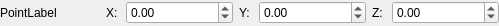
<?xml version="1.0" encoding="UTF-8"?>
<ui version="4.0">
 <class>CTiglPointWidget</class>
 <widget class="QWidget" name="CTiglPointWidget">
  <property name="geometry">
   <rect>
    <x>0</x>
    <y>0</y>
    <width>499</width>
    <height>26</height>
   </rect>
  </property>
  <property name="sizePolicy">
   <sizepolicy hsizetype="Preferred" vsizetype="Preferred">
    <horstretch>0</horstretch>
    <verstretch>0</verstretch>
   </sizepolicy>
  </property>
  <property name="maximumSize">
   <size>
    <width>16777215</width>
    <height>16777215</height>
   </size>
  </property>
  <property name="windowTitle">
   <string>Form</string>
  </property>
  <layout class="QHBoxLayout" name="horizontalLayout">
   <property name="leftMargin">
    <number>0</number>
   </property>
   <property name="topMargin">
    <number>0</number>
   </property>
   <property name="rightMargin">
    <number>0</number>
   </property>
   <property name="bottomMargin">
    <number>0</number>
   </property>
   <item>
    <widget class="QLabel" name="label">
     <property name="sizePolicy">
      <sizepolicy hsizetype="Fixed" vsizetype="Preferred">
       <horstretch>0</horstretch>
       <verstretch>0</verstretch>
      </sizepolicy>
     </property>
     <property name="minimumSize">
      <size>
       <width>100</width>
       <height>0</height>
      </size>
     </property>
     <property name="maximumSize">
      <size>
       <width>100</width>
       <height>16777215</height>
      </size>
     </property>
     <property name="baseSize">
      <size>
       <width>0</width>
       <height>100</height>
      </size>
     </property>
     <property name="text">
      <string>PointLabel</string>
     </property>
    </widget>
   </item>
   <item>
    <widget class="QLabel" name="labelX">
     <property name="sizePolicy">
      <sizepolicy hsizetype="Fixed" vsizetype="Preferred">
       <horstretch>0</horstretch>
       <verstretch>0</verstretch>
      </sizepolicy>
     </property>
     <property name="minimumSize">
      <size>
       <width>14</width>
       <height>0</height>
      </size>
     </property>
     <property name="maximumSize">
      <size>
       <width>14</width>
       <height>16777215</height>
      </size>
     </property>
     <property name="text">
      <string>X:</string>
     </property>
     <property name="alignment">
      <set>Qt::AlignLeading|Qt::AlignLeft|Qt::AlignVCenter</set>
     </property>
    </widget>
   </item>
   <item>
    <widget class="TIGLCreatorDoubleSpinBox" name="spinBoxX">
     <property name="displayDecimals">
      <number>3</number>
     </property>
     <property name="minimum">
      <double>-10000.000000000000000</double>
     </property>
     <property name="maximum">
      <double>10000.000000000000000</double>
     </property>
    </widget>
   </item>
   <item>
    <widget class="QLabel" name="labelY">
     <property name="sizePolicy">
      <sizepolicy hsizetype="Fixed" vsizetype="Preferred">
       <horstretch>0</horstretch>
       <verstretch>0</verstretch>
      </sizepolicy>
     </property>
     <property name="minimumSize">
      <size>
       <width>14</width>
       <height>0</height>
      </size>
     </property>
     <property name="maximumSize">
      <size>
       <width>14</width>
       <height>16777215</height>
      </size>
     </property>
     <property name="text">
      <string>Y:</string>
     </property>
     <property name="alignment">
      <set>Qt::AlignLeading|Qt::AlignLeft|Qt::AlignVCenter</set>
     </property>
    </widget>
   </item>
   <item>
    <widget class="TIGLCreatorDoubleSpinBox" name="spinBoxY">
     <property name="sizePolicy">
      <sizepolicy hsizetype="Minimum" vsizetype="Fixed">
       <horstretch>0</horstretch>
       <verstretch>0</verstretch>
      </sizepolicy>
     </property>
     <property name="displayDecimals">
      <number>3</number>
     </property>
     <property name="minimum">
      <double>-10000.000000000000000</double>
     </property>
     <property name="maximum">
      <double>10000.000000000000000</double>
     </property>
    </widget>
   </item>
   <item>
    <widget class="QLabel" name="label_4">
     <property name="sizePolicy">
      <sizepolicy hsizetype="Fixed" vsizetype="Preferred">
       <horstretch>0</horstretch>
       <verstretch>0</verstretch>
      </sizepolicy>
     </property>
     <property name="minimumSize">
      <size>
       <width>14</width>
       <height>0</height>
      </size>
     </property>
     <property name="maximumSize">
      <size>
       <width>14</width>
       <height>16777215</height>
      </size>
     </property>
     <property name="text">
      <string>Z:</string>
     </property>
     <property name="alignment">
      <set>Qt::AlignLeading|Qt::AlignLeft|Qt::AlignVCenter</set>
     </property>
    </widget>
   </item>
   <item>
    <widget class="TIGLCreatorDoubleSpinBox" name="spinBoxZ">
     <property name="displayDecimals">
      <number>3</number>
     </property>
     <property name="minimum">
      <double>-10000.000000000000000</double>
     </property>
     <property name="maximum">
      <double>10000.000000000000000</double>
     </property>
    </widget>
   </item>
  </layout>
 </widget>
 <customwidgets>
  <customwidget>
   <class>TIGLCreatorDoubleSpinBox</class>
   <extends>QDoubleSpinBox</extends>
   <header>TIGLCreatorDoubleSpinBox.h</header>
  </customwidget>
 </customwidgets>
 <resources/>
 <connections/>
</ui>
